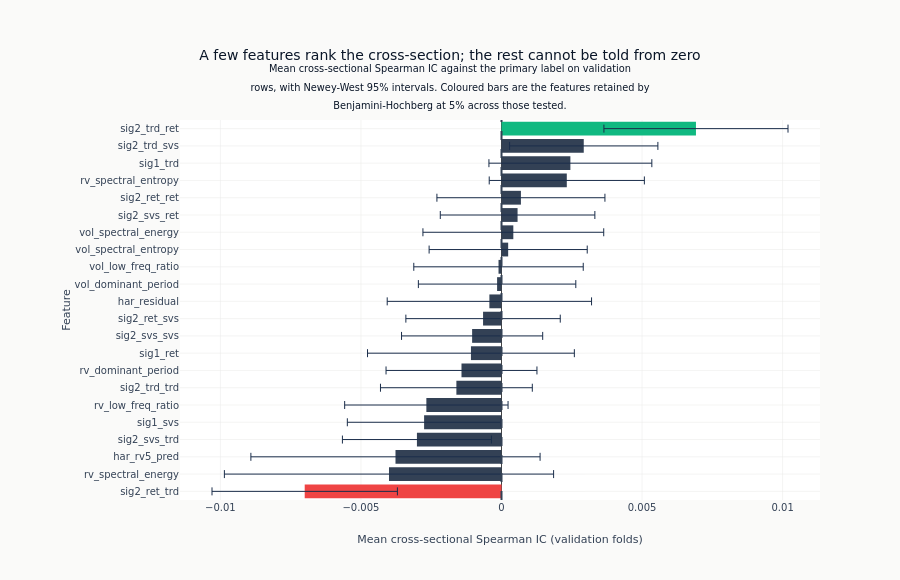

Notebook code for this chart:
### Markdown cell above
**Figure F4** draws the screen. Each bar is a feature's mean validation IC with its
Newey-West interval; a bar is coloured when Benjamini-Hochberg retains the feature and left
neutral when it does not. The interval is what stops the ordering from being read as a
result: the features are sorted by point estimate, and most of those estimates cannot be told
apart from zero.

### Code cell
if n_tested > 0:
    plot_ic = hac_df.sort("mean_ic")
    bar_colors = [
        COLORS["positive"]
        if row["fdr_significant"] and row["mean_ic"] > 0
        else COLORS["negative"]
        if row["fdr_significant"]
        else COLORS["neutral"]
        for row in plot_ic.to_dicts()
    ]
    ic_title = (
        "A few features rank the cross-section; the rest cannot be told from zero"
        if n_fdr_sig
        else "No temporal feature ranks the cross-section on its own"
    ) + (
        "<br><sup>Mean cross-sectional Spearman IC against the primary label on validation"
        "<br>rows, with Newey-West 95% intervals. Coloured bars are the features retained by"
        "<br>Benjamini-Hochberg at 5% across those tested.</sup>"
    )
    fig = go.Figure(
        go.Bar(
            x=plot_ic["mean_ic"],
            y=plot_ic["feature"],
            orientation="h",
            marker_color=bar_colors,
            error_x={
                "type": "data",
                "array": (1.96 * plot_ic["hac_se"]).to_list(),
                "color": COLORS["slate"],
                "thickness": 1,
            },
            showlegend=False,
        )
    )
    fig.add_vline(x=0, line_dash="dash", line_color=COLORS["neutral"])
    fig.update_layout(
        title=ic_title,
        xaxis_title="Mean cross-sectional Spearman IC (validation folds)",
        yaxis_title="Feature",
        margin={"l": 180, "t": 120},
        height=580,
    )
    fig.show()
else:
    print("Validation IC chart omitted: too few symbols per timestamp to rank a cross-section.")

### Figure 1 — Plotly figure (JSON) as saved in the notebook; plotly's stock layout.template omitted (floating-point values rounded to 4 significant figures)
{"data": [{"error_x": {"array": [0.003298, 0.005856, 0.005144, 0.002651, 0.002731, 0.002906, 0.002701, 0.002684, 0.003679, 0.002511, 0.002746, 0.003634, 0.0028, 0.003014, 0.002812, 0.003216, 0.002749, 0.002988, 0.00276, 0.002898, 0.002638, 0.003274], "color": "#1a2d4a", "thickness": 1, "type": "data"}, "marker": {"color": ["#ef4444", "#334155", "#334155", "#334155", "#334155", "#334155", "#334155", "#334155", "#334155", "#334155", "#334155", "#334155", "#334155", "#334155", "#334155", "#334155", "#334155", "#334155", "#334155", "#334155", "#334155", "#10b981"]}, "orientation": "h", "showlegend": false, "type": "bar", "x": [-0.007001, -0.004003, -0.003772, -0.003009, -0.002754, -0.002673, -0.001605, -0.001424, -0.001088, -0.001045, -0.0006563, -0.0004313, -0.0001573, -0.0001064, 0.0002369, 0.0004201, 0.0005714, 0.0006906, 0.002322, 0.00245, 0.002925, 0.006917], "y": ["sig2_ret_trd", "rv_spectral_energy", "har_rv5_pred", "sig2_svs_trd", "sig1_svs", "rv_low_freq_ratio", "sig2_trd_trd", "rv_dominant_period", "sig1_ret", "sig2_svs_svs", "sig2_ret_svs", "har_residual", "vol_dominant_period", "vol_low_freq_ratio", "vol_spectral_entropy", "vol_spectral_energy", "sig2_svs_ret", "sig2_ret_ret", "rv_spectral_entropy", "sig1_trd", "sig2_trd_svs", "sig2_trd_ret"]}], "layout": {"height": 580, "margin": {"l": 180, "t": 120}, "shapes": [{"line": {"color": "#334155", "dash": "dash"}, "type": "line", "x0": 0, "x1": 0, "xref": "x", "y0": 0, "y1": 1, "yref": "y domain"}], "title": {"text": "A few features rank the cross-section; the rest cannot be told from zero<br><sup>Mean cross-sectional Spearman IC against the primary label on validation<br>rows, with Newey-West 95% intervals. Coloured bars are the features retained by<br>Benjamini-Hochberg at 5% across those tested.</sup>"}, "xaxis": {"title": {"text": "Mean cross-sectional Spearman IC (validation folds)"}}, "yaxis": {"title": {"text": "Feature"}}}}
